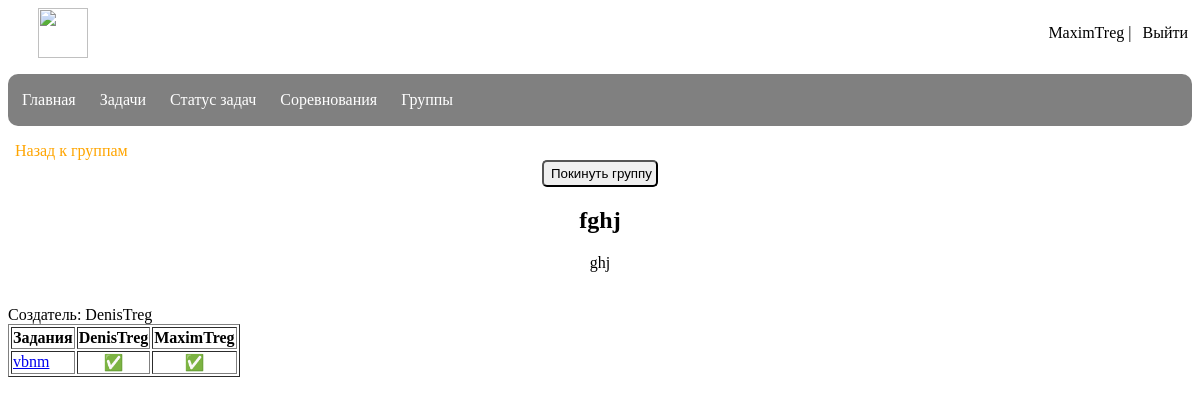
The page /groups/2 (signed in) on the database as committed earlier.
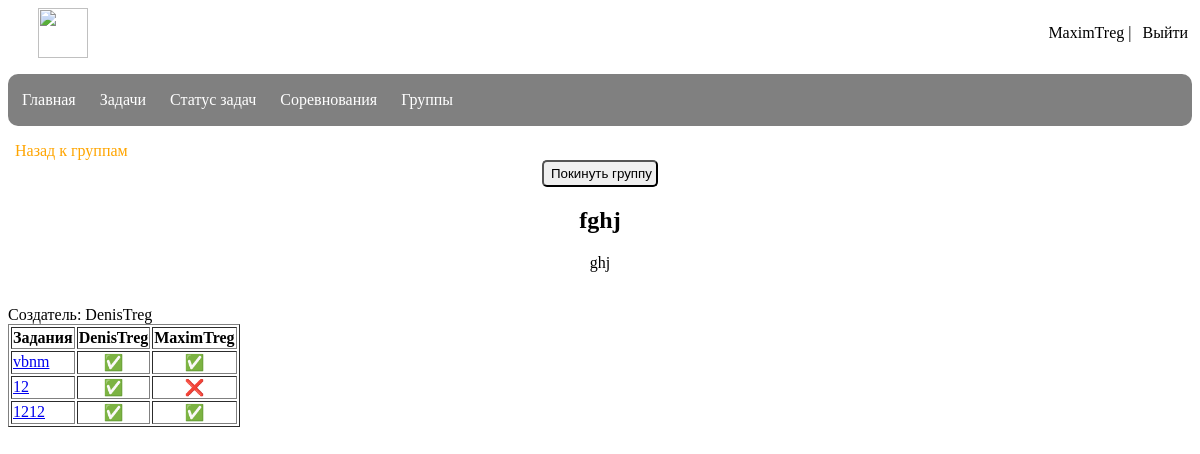
The same page on the database as committed later.
### app/models.py (models this page shows, shortened)
class User(UserMixin, db.Model):
    id = db.Column(db.Integer, primary_key=True)
    username = db.Column(db.String(50), index=True, unique=True)
    email = db.Column(db.String(120), index=True, unique=True)
    password_hash = db.Column(db.String(128))
    groups = db.relationship('UserGroup', backref='user', lazy='dynamic')
    tasks = db.relationship('Task', backref='creator', lazy='dynamic')
    solutions = db.relationship('Solution', backref='user', lazy='dynamic')
    def get_groups(self):
        return Groups.query.filter(Groups.id.in_(list(map(lambda g: g.group_id, self.groups)))).all()
    def get_tasks_status(self, user_id):
        solved_tasks = [solution for solution in self.solutions]
        all_tasks = Task.query.all()
        tasks_status = {}
        for task in all_tasks:
            if Solution.query.filter_by(task_id=task.id, user_id=user_id).first() is not None:
                solved_tasks1 = Solution.query.filter_by(task_id=task.id, user_id=user_id)
                is_correct = 0
                for solution in solved_tasks1:
                    print(solution.attempt)
                    is_correct = max(str(task.answer) == str(solution.attempt), is_correct)
                print('jkhjk')
                print(is_correct)
                status = "✅" if is_correct or task.id in tasks_status and tasks_status[task.id]['status'] == "✅" else "❌"
            else:
                status = "❓"
            tasks_status[task.id] = {
                'id': task.id,
                'title': task.title,
                'status': status
            }
        print(tasks_status)
        return tasks_status

class Groups(db.Model):
    id = db.Column(db.Integer, primary_key=True, nullable=False)
    title = db.Column(db.String(100), unique=True, nullable=False)
    statement = db.Column(db.Text, nullable=True)
    admin = db.Column(db.Integer, db.ForeignKey('user.id'))
    users = db.relationship('UserGroup', backref='group', lazy='dynamic')
    tasks = db.relationship('TaskGroup', backref='group', lazy='dynamic')

class Task(db.Model):
    id = db.Column(db.Integer, primary_key=True)
    statement = db.Column(db.String)
    creator_id = db.Column(db.Integer, db.ForeignKey('user.id'))
    title = db.Column(db.String(60))
    answer = db.Column(db.String(60))
    solutions = db.relationship('Solution', backref='task', lazy='dynamic')
    groups = db.relationship('TaskGroup', backref='task', lazy='dynamic')

class Solution(db.Model):
    id = db.Column(db.Integer, primary_key=True)
    task_id = db.Column(db.Integer, db.ForeignKey('task.id'))
    attempt = db.Column(db.String)
    date = db.Column(db.DateTime, index=True, default=datetime.now(), nullable=False)
    user_id = db.Column(db.Integer, db.ForeignKey('user.id'))

### app/routes.py (the view)
@app.route('/groups', defaults={'id': None})
@app.route('/groups/<int:id>')
def groups(id):
    if id:
        group = Groups.query.get(id)
        admin = User.query.get(group.admin)
        return render_template('group.html',  cureent_user=current_user, group=group, admin=admin, User=User, UserGroup=UserGroup, Task=Task, TaskGroup=TaskGroup)
    groups = Groups.query.all()
    return render_template('groups.html', groups=groups)

### app/models.py (called while the page is built)
@login.user_loader
def load_user(id):
    return User.query.get(int(id))

### app/templates/group.html (shortened to what this page needs)
{% extends "base.html" %}
{% block content %}
<a href="{{ url_for('groups') }}" class="sub">Назад к группам</a>
<div class="statement">
    {% if not current_user.is_anonymous %}
    {% if current_user.id != admin.id %}
    {% if current_user and group in current_user.get_groups() %}
        <a href="{{ url_for('leave_group', group_id=group.id) }}">
            <button type="submit" class="login">Покинуть группу</button>
        </a>
    {% else %}
    <a href="{{ url_for('join_group', group_id=group.id) }}">
        <button type="submit" class="login">Присоединиться</button>
    </a>
    {% endif %}
    {% endif %}
    {% endif %}
</div>
<h2>{{ group.title }}</h2>
<p class="statement">{{ group.statement }}</p>
<br>
Создатель: {{ admin.username }}
<br>
{% if not current_user.is_anonymous %}
    <table border="1">
        <thead>
            <tr>
                <th>Задания</th>
                {% for user in group.users %}
                    <th>{{ User.query.get(UserGroup.query.get(user.id).user_id).username }}</th>
                {% endfor %}
            </tr>
        </thead>
        <tbody>
        {% for task in group.tasks %}
            <tr>
                <td><a href="/tasks/{{ TaskGroup.query.get(task.id).task_id}}">{{ Task.query.get(TaskGroup.query.get(task.id).task_id).title }}</a></td>
                {% for user in group.users %}
                    <th>{{ User.query.get(UserGroup.query.get(user.id).user_id).get_tasks_status(UserGroup.query.get(user.id).user_id)[TaskGroup.query.get(task.id).task_id]['status'] }}</th>
                {% endfor %}
            </tr>
        {% endfor %}
        </tbody>
    </table>
{% endif %}
{% endblock %}

### app/templates/base.html (shortened to what this page needs)
<html>
    <head>
        <link type="text/css" href="../static/css/styles.css" rel="stylesheet" />
    </head>
    <body>
        <div id="header">
            <a href="/"><img class="logo" src="../static/images/logo.png"></a>
            <div>
                {% if current_user.is_anonymous %}
                <a href="/login" class="login">Войти</a>
                |
                <a href="/register" class="login">Зарегистрироваться</a>
                {% else %}
                <a href="/profile" id="profile_button"> {{ current_user.username }} </a>
                |
                <a href="{{ '/logout' }}" class="login">Выйти</a>
                {% endif %}
            </div>
        </div>
        <div id="menu">
            <ul>
                <li><a href="/">Главная</a></li>
                <li><a href="/tasks">Задачи</a></li>
                {% if not current_user.is_anonymous %}
                    <li><a href="/tasks_status">Статус задач</a></li>
                {% endif %}
                <li><a href="/contests">Соревнования</a></li>
                <li><a href="/groups">Группы</a></li>
            </ul>
        </div>
        {% block content %}{% endblock %}
    </body>
</html>

### app/static/css/styles.css (style rules this page uses)
body { font-family: Comic Sans MS; }
ul { list-style-type: none; padding: 7px; overflow: hidden; background-color: grey; border-radius: 10px; }
.logo { height: 50px; margin-left: 30px; }
#header { display: flex; justify-content: space-between; align-items: center; }
.login { color: black; text-align: center; }
.login { padding: 4px; padding-left: 7px; color: black; border-radius: 5px; text-decoration: none; }
li { float: left; }
li a { display: block; color: white; text-align: center; margin-right: 10px; padding: 10px; padding-left: 7px; padding-right: 7px; border-radius: 10px; text-decoration: none; }
#profile_button { color: black; text-decoration: none; }
h2 { text-align: center; }
.sub { padding: 10px; padding-left: 7px; color: orange; border-radius: 5px; text-decoration: none; }
.statement { text-align: center; }

Rows that differ between the two databases and show on the page:
added TaskGroup: UserGroup (Solution.query.get "✅"), UserGroup (Solution.query.get "❌")
now on this page (row unchanged): Task: query.get "12"
added TaskGroup: UserGroup (Solution.query.get "✅"), UserGroup (Solution.query.get "✅")
now on this page (row unchanged): Task: query.get "1212"
